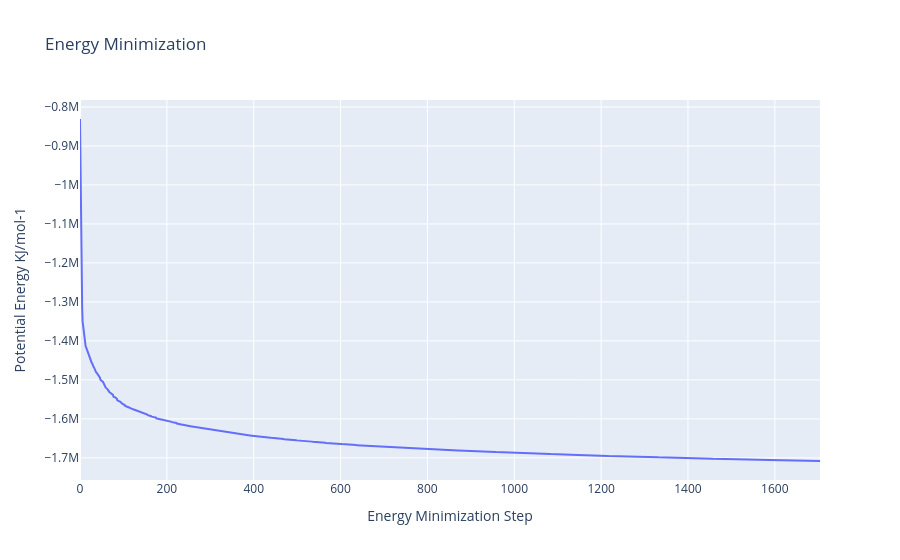

Notebook code for this chart:
### Code cell
import plotly
import plotly.graph_objs as go

#Read data from file and filter energy values higher than 1000 Kj/mol^-1
with open(output_min_ene_xvg,'r') as energy_file:
    x,y = map(
        list,
        zip(*[
            (float(line.split()[0]),float(line.split()[1]))
            for line in energy_file 
            if not line.startswith(("#","@")) 
            if float(line.split()[1]) < 1000 
        ])
    )

plotly.offline.init_notebook_mode(connected=True)

fig = {
    "data": [go.Scatter(x=x, y=y)],
    "layout": go.Layout(title="Energy Minimization",
                        xaxis=dict(title = "Energy Minimization Step"),
                        yaxis=dict(title = "Potential Energy KJ/mol-1")
                       )
}

plotly.offline.iplot(fig)

### Figure 1 — Plotly figure (JSON) as saved in the notebook; plotly's stock layout.template omitted (floating-point values rounded to 4 significant figures; data arrays with more than 128 entries replaced by an {"elided": "..."} marker saying what was removed)
{"data": [{"type": "scatter", "x": {"elided": "1350 int values"}, "y": {"elided": "1350 float values"}}], "layout": {"title": {"text": "Energy Minimization"}, "xaxis": {"title": {"text": "Energy Minimization Step"}}, "yaxis": {"title": {"text": "Potential Energy KJ/mol-1"}}}}
